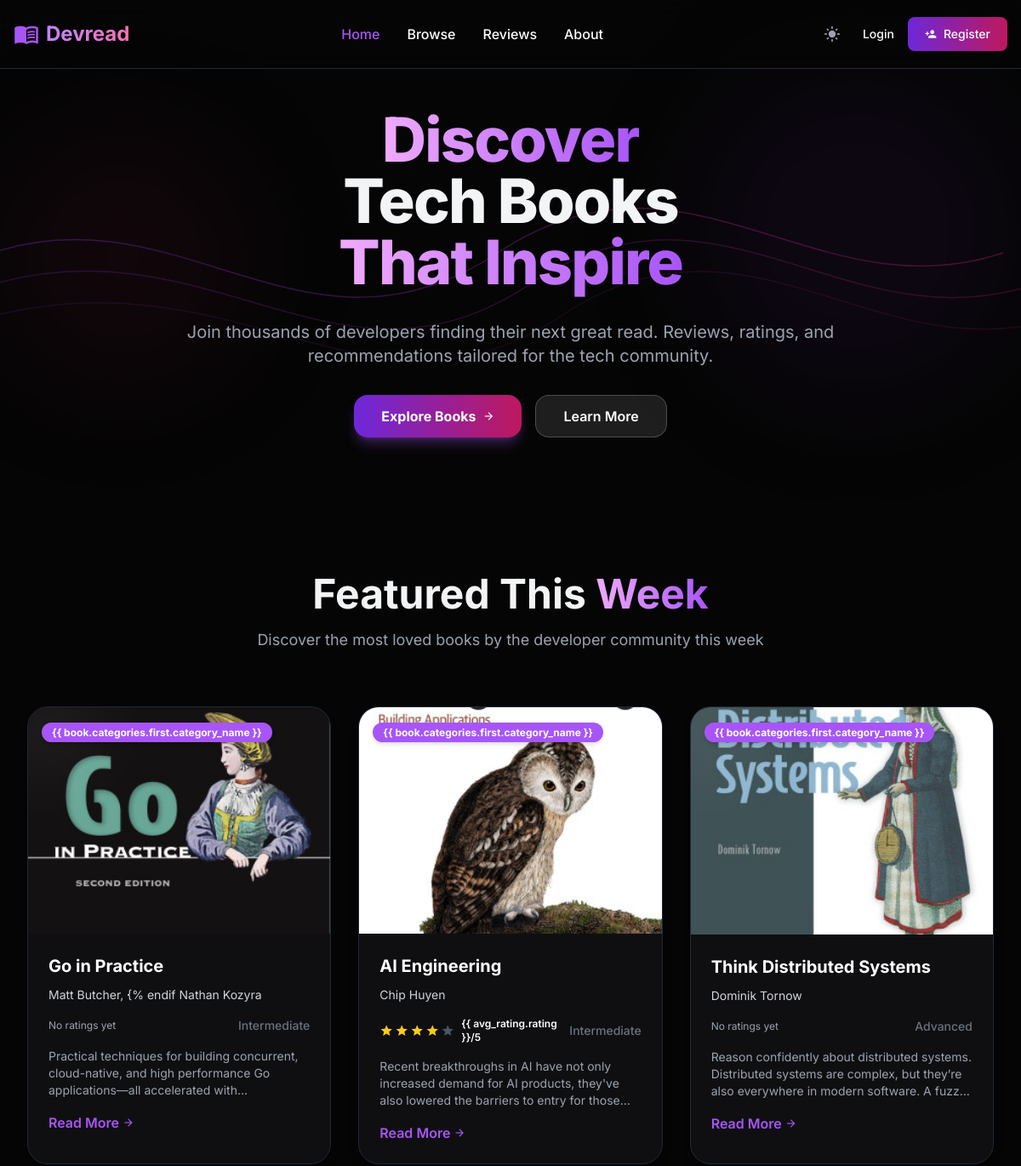
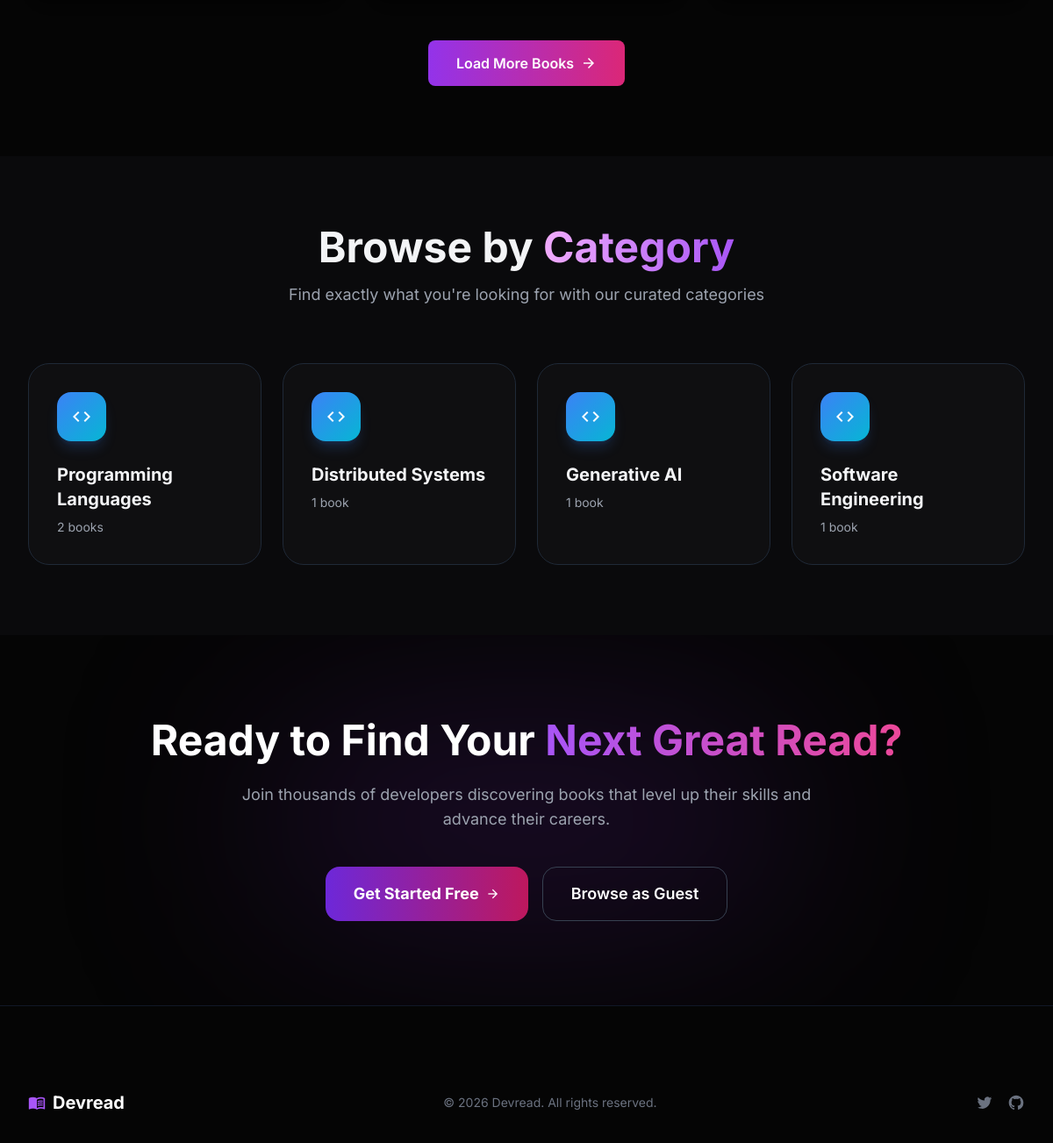
The page / on the database its author committed (2 pictures, top to bottom).
### books/models.py (models this page shows, shortened)
class Book(models.Model):
    LEVEL_CHOICES = [
            ('BGN', 'Beginner'),
            ('INT', 'Intermediate'),
            ('ADV', 'Advanced'),
        ]
    authors = models.ManyToManyField(Author, related_name='books')
    title = models.CharField(max_length=100,unique=True)
    description = models.TextField()
    isbn = models.CharField("ISBN", max_length=13, unique=True)
    slug = models.SlugField(max_length=100,unique=True)
    difficulty = models.CharField(max_length=3, choices=LEVEL_CHOICES, default='BGN')
    categories = models.ManyToManyField(Category,related_name='books')
    cover_image = models.ImageField(upload_to='book_covers/',)
    book_url = models.URLField(blank=True)
    publisher = models.CharField(max_length=100,blank=True)
    published_date = models.DateField()
    created_at = models.DateTimeField(auto_now_add=True)
    updated_at = models.DateTimeField(auto_now=True)
    class Meta:
        verbose_name ='Book'
        verbose_name_plural = 'Books'

class Author(models.Model):
    author_name = models.CharField(max_length=255)
    website = models.URLField(blank=True)
    twitter_handle = models.URLField(max_length=50, blank=True)
    slug = models.SlugField(unique=True)
    class Meta:
        db_table = 'authors'
        ordering = ['author_name']
        indexes = [
            models.Index(fields=['author_name']),
        ]

class Category(models.Model):
    category_name = models.CharField(max_length=100,unique=True)
    slug = models.SlugField(max_length=100,unique=True)
    class Meta:
        verbose_name ='Category'
        verbose_name_plural = 'Categories'

### reviews/models.py (models this page shows, shortened)
class Review(models.Model):
    title = models.CharField(max_length=100)
    content = models.TextField()
    rating = models.PositiveSmallIntegerField(
        validators=[MinValueValidator(1), MaxValueValidator(5)],
        help_text="1 to 5 stars"
    )
    is_recommended = models.BooleanField(default=True)
    tech_stack_used = models.CharField(
        max_length=100,
        blank=True,
        help_text="e.g., 'Used this to learn Typescript'"
        )
    book = models.ForeignKey(Book, on_delete=models.CASCADE,related_name='reviews')
    user = models.ForeignKey(settings.AUTH_USER_MODEL, on_delete=models.CASCADE,related_name='reviews')
    created_at = models.DateTimeField(auto_now_add=True)
    updated_at = models.DateTimeField(auto_now=True)
    class Meta:
        unique_together = ('book', 'user')
        ordering = ['-created_at']

### home/views.py (the view)
# urls.py: path('', index, name='home'),
def index(request):
    books = Book.objects.all()[:3]
    categories = Category.objects.annotate(book_count=Count('books')).order_by('-book_count')
    return render(request, 'home/index.html', {'featured_books': books, 'categories': categories})

### home/templates/home/index.html (shortened to what this page needs)
{% extends 'base.html' %} {% block content %}
<section class="relative pt-32 pb-20 overflow-hidden bg-background-light dark:bg-background-dark">
    <div class="absolute top-0 left-1/2 -translate-x-1/2 w-full h-full max-w-7xl pointer-events-none z-0">
        <div
            class="absolute top-20 right-0 w-96 h-96 bg-purple-600/20 dark:bg-purple-900/20 rounded-full blur-3xl opacity-50 mix-blend-multiply dark:mix-blend-screen">
        </div>
        <div
            class="absolute top-40 left-0 w-72 h-72 bg-pink-500/20 dark:bg-pink-900/20 rounded-full blur-3xl opacity-50 mix-blend-multiply dark:mix-blend-screen">
        </div>
    </div>
    <div class="relative z-10 max-w-7xl mx-auto px-4 sm:px-6 lg:px-8 flex justify-center">
        <div class="space-y-8 text-center max-w-3xl">
            <h1 class="text-5xl md:text-6xl lg:text-7xl font-extrabold tracking-tight leading-tight">
                <span class="text-gradient">Discover</span><br />
                Tech Books<br />
                <span class="text-gradient">That Inspire</span>
            </h1>
            <p class="text-lg md:text-xl text-gray-600 dark:text-gray-400 mx-auto">
                Join thousands of developers finding their next great read.
                Reviews, ratings, and recommendations tailored for the tech
                community.
            </p>
            <div class="flex flex-wrap gap-4 justify-center">
                <a class="bg-purple-gradient text-white font-bold py-3 px-8 rounded-xl shadow-lg shadow-purple-500/30 hover:shadow-purple-500/50 transition transform hover:-translate-y-1 flex items-center gap-2"
                    href="#featured">
                    Explore Books
                    <span class="material-icons text-sm">arrow_forward</span>
                </a>
                <a class="bg-white dark:bg-white/10 text-gray-900 dark:text-white border border-gray-200 dark:border-white/20 hover:bg-gray-50 dark:hover:bg-white/20 font-semibold py-3 px-8 rounded-xl transition"
                    href="{% url 'about' %}">
                    Learn More
                </a>
            </div>
        </div>
    </div>
</section>
<section class="py-20 bg-background-light dark:bg-background-dark" id="featured">
    <div class="max-w-7xl mx-auto px-4 sm:px-6 lg:px-8">
        <div class="text-center mb-16">
            <h2 class="text-3xl md:text-5xl font-bold mb-4">
                Featured This <span class="text-gradient">Week</span>
            </h2>
            <p class="text-gray-600 dark:text-gray-400 text-lg">
                Discover the most loved books by the developer community this
                week
            </p>
        </div>
        <div class="grid md:grid-cols-2 lg:grid-cols-3 gap-8">
            {% for book in featured_books %}
            <div
                class="group relative rounded-2xl overflow-hidden bg-card-light dark:bg-card-dark border border-border-light dark:border-border-dark hover:border-primary/50 dark:hover:border-primary/50 transition-all duration-300 shadow-lg hover:shadow-2xl">
                <a href="{% url 'book_detail' book.slug %}"
                    class="aspect-[3/4] sm:aspect-[4/3] bg-gradient-to-br from-blue-100 to-indigo-200 dark:from-blue-900/30 dark:to-indigo-900/30 relative overflow-hidden group block">
                    {% if book.categories.exists %}
                    <div class="absolute top-4 left-4 z-10">
                        <span class="bg-primary text-white text-xs font-bold px-3 py-1 rounded-full shadow-md">{{
                            book.categories.first.category_name }}</span>
                    </div>
                    {% endif %}
                    {% if book.cover_image %}
                    <img src="{{ book.cover_image.url }}" alt="{{ book.title }}"
                        class="w-full h-full object-cover transition-transform duration-300 group-hover:scale-105"
                        loading="lazy">
                    {% else %}
                    <div class="w-full h-full flex items-center justify-center">
                        <span class="material-icons text-6xl text-gray-300 dark:text-gray-600">book</span>
                    </div>
                    {% endif %}
                </a>
                <div class="p-6">
                    <a href="{% url 'book_detail' book.slug %}"
                        class="text-xl font-bold text-gray-800 dark:text-white mb-1 line-clamp-2 hover:text-primary transition-colors inline-block">
                        {{ book.title }}
                    </a>
                    <p class="text-sm text-gray-600 dark:text-gray-300 mb-4">
                        {% for author in book.authors.all %}{{ author.author_name }}{% if not forloop.last %}, {% endif
                        {% endif %} {% endfor %}
                    </p>
                    <div class="flex items-center justify-between mb-4">
                        {% if book.reviews.all %}
                        {% with avg_rating=book.reviews.all|dictsort:"rating"|last %}
                        {% if avg_rating %}
                        <div class="flex items-center gap-2">
                            <div class="flex gap-0.5 text-yellow-400">
                                {% for i in "12345" %}
                                <span
                                    class="material-icons text-base {% if forloop.counter <= avg_rating.rating %}text-yellow-400{% else %}text-gray-300 dark:text-gray-600{% endif %}">star</span>
                                {% endfor %}
                            </div>
                            <span class="text-xs font-semibold text-gray-900 dark:text-white">{{ avg_rating.rating
                                }}/5</span>
                        </div>
                        {% else %}
                        <span class="text-xs text-gray-500 dark:text-gray-400">No ratings yet</span>
                        {% endif %}
                        {% endwith %}
                        {% else %}
                        <span class="text-xs text-gray-500 dark:text-gray-400">No ratings yet</span>
                        {% endif %}
                        <span class="text-sm text-gray-500 font-medium">{{ book.get_difficulty_display }}</span>
                    </div>
                    <p class="text-gray-600 dark:text-gray-400 text-sm line-clamp-3 mb-4">
                        {{ book.description }}
                    </p>
                    <a class="inline-flex items-center text-primary font-semibold hover:text-pink-500 transition-colors"
                        href="{% url 'book_detail' book.slug %}">
                        Read More
                        <span class="material-icons text-sm ml-1">arrow_forward</span>
                    </a>
                </div>
            </div>
            {% empty %}
            <p class="text-gray-600 dark:text-gray-400">No books available yet.</p>
            {% endfor %}
        </div>
        <div class="flex justify-center mt-12">
            <a href="{% url 'book_list' %}"
                class="inline-flex items-center gap-2 px-8 py-3 bg-gradient-to-r from-purple-600 to-pink-600 hover:from-purple-700 hover:to-pink-700 text-white font-semibold rounded-lg transition-all duration-300 hover:shadow-lg hover:shadow-purple-500/30">
                Load More Books
                <span class="material-icons text-lg">arrow_forward</span>
            </a>
        </div>
    </div>
</section>
<section class="py-20 bg-gray-50 dark:bg-[#0A0A0C]">
    <div class="max-w-7xl mx-auto px-4 sm:px-6 lg:px-8">
        <div class="text-center mb-16">
            <h2 class="text-3xl md:text-5xl font-bold mb-4">
                Browse by <span class="text-gradient">Category</span>
            </h2>
            <p class="text-gray-600 dark:text-gray-400 text-lg">
                Find exactly what you're looking for with our curated categories
            </p>
        </div>
        <div class="grid sm:grid-cols-2 lg:grid-cols-4 gap-6">
            {% for category in categories %}
            <a class="group p-8 rounded-2xl bg-card-light dark:bg-card-dark border border-border-light dark:border-border-dark hover:border-primary transition-all duration-300 hover:shadow-xl hover:-translate-y-1"
                href="/categories/{{ category.slug }}">
                <div
                    class="w-14 h-14 rounded-xl bg-gradient-to-br from-blue-500 to-cyan-500 flex items-center justify-center mb-6 shadow-lg shadow-blue-500/20 group-hover:scale-110 transition-transform">
                    <span class="material-icons text-white text-2xl">code</span>
                </div>
                <h3 class="text-xl font-bold mb-2 group-hover:text-primary transition-colors">
                    {{ category.category_name }}
                </h3>
                <p class="text-gray-500 dark:text-gray-400 text-sm">
                    {{ category.book_count }} book{{ category.book_count|pluralize }}
                </p>
            </a>
            {% empty %}
            <p class="text-gray-600 dark:text-gray-400">No categories available yet.</p>
            {% endfor %}
        </div>
    </div>
</section>
<section class="py-24 relative overflow-hidden">
    <div class="absolute inset-0 bg-background-dark"></div>
    <div class="absolute inset-0 flex items-center justify-center pointer-events-none">
    </div>
    <div class="relative z-10 max-w-4xl mx-auto px-4 text-center">
        <h2 class="text-4xl md:text-5xl font-bold text-white mb-6">
            Ready to Find Your
            <span class="text-transparent bg-clip-text bg-gradient-to-r from-purple-500 to-pink-500">Next Great
                Read?</span>
        </h2>
        <p class="text-gray-400 text-lg mb-10 max-w-2xl mx-auto">
            Join thousands of developers discovering books that level up their
            skills and advance their careers.
        </p>
        <div class="flex flex-col sm:flex-row gap-4 justify-center">
            <button
                class="bg-purple-gradient text-white font-bold rounded-xl text-lg px-8 py-4 text-center inline-flex items-center justify-center gap-2 hover:shadow-lg hover:shadow-purple-500/40 transition-all duration-300"
                type="button">
                Get Started Free
                <span class="material-icons text-base">arrow_forward</span>
            </button>
            <button
                class="bg-transparent border border-gray-700 text-white font-semibold rounded-xl text-lg px-8 py-4 hover:bg-white/10 transition-colors"
                type="button">
                Browse as Guest
            </button>
        </div>
    </div>
</section>
{% endblock %}

### rows shown on the page
Book: shows "{{ book.categories.first.category_name }}", cover_image (picture), title "Go in Practice", shows "No ratings yet", difficulty "Intermediate", description "Practical techniques for building concurrent, cloud-native, and high performance Go applications—all accelerated…"
Author: author_name "Matt Butcher", shows ", {% endif"
Author: author_name "Nathan Kozyra"
Book: shows "{{ book.categories.first.category_name }}", cover_image (picture), title "AI Engineering", shows "{{ avg_rating.rating }}/5", difficulty "Intermediate", description "Recent breakthroughs in AI have not only increased demand for AI products, they've also lowered the barriers to entry for…"
Author: author_name "Chip Huyen"
Book: shows "{{ book.categories.first.category_name }}", cover_image (picture), title "Think Distributed Systems", shows "No ratings yet", difficulty "Advanced", description "Reason confidently about distributed systems. Distributed systems are complex, but they’re also everywhere in modern software. A…"
Author: author_name "Dominik Tornow"
Category: category_name "Programming Languages", book_count "2"
Category: category_name "Distributed Systems", book_count "1"
Category: category_name "Generative AI", book_count "1"
Category: category_name "Software Engineering", book_count "1"
